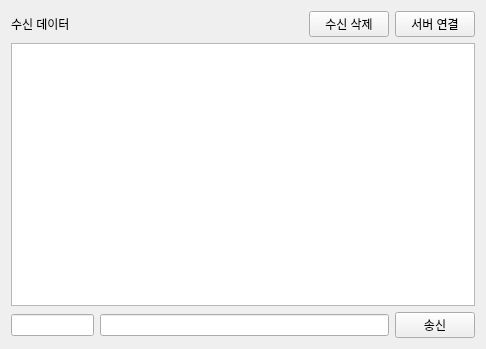
<?xml version="1.0" encoding="UTF-8"?>
<ui version="4.0">
 <class>Tab2SocketClient</class>
 <widget class="QWidget" name="Tab2SocketClient">
  <property name="geometry">
   <rect>
    <x>0</x>
    <y>0</y>
    <width>486</width>
    <height>349</height>
   </rect>
  </property>
  <property name="windowTitle">
   <string>Form</string>
  </property>
  <layout class="QVBoxLayout" name="verticalLayout" stretch="1,8,1">
   <item>
    <layout class="QHBoxLayout" name="horizontalLayout" stretch="8,1,1">
     <item>
      <widget class="QLabel" name="label">
       <property name="text">
        <string>수신 데이터</string>
       </property>
      </widget>
     </item>
     <item>
      <widget class="QPushButton" name="pPBrecvDataClear">
       <property name="text">
        <string>수신 삭제</string>
       </property>
      </widget>
     </item>
     <item>
      <widget class="QPushButton" name="pPBserverConnect">
       <property name="text">
        <string>서버 연결</string>
       </property>
       <property name="checkable">
        <bool>true</bool>
       </property>
      </widget>
     </item>
    </layout>
   </item>
   <item>
    <layout class="QHBoxLayout" name="horizontalLayout_2">
     <item>
      <widget class="QTextEdit" name="pTErecvData"/>
     </item>
    </layout>
   </item>
   <item>
    <layout class="QHBoxLayout" name="horizontalLayout_3" stretch="2,7,1">
     <item>
      <widget class="QLineEdit" name="pLErecvId"/>
     </item>
     <item>
      <widget class="QLineEdit" name="pLEsendData"/>
     </item>
     <item>
      <widget class="QPushButton" name="pPBsendButton">
       <property name="text">
        <string>송신</string>
       </property>
      </widget>
     </item>
    </layout>
   </item>
  </layout>
 </widget>
 <resources/>
 <connections>
  <connection>
   <sender>pLEsendData</sender>
   <signal>returnPressed()</signal>
   <receiver>pPBsendButton</receiver>
   <slot>click()</slot>
   <hints>
    <hint type="sourcelabel">
     <x>338</x>
     <y>327</y>
    </hint>
    <hint type="destinationlabel">
     <x>412</x>
     <y>323</y>
    </hint>
   </hints>
  </connection>
  <connection>
   <sender>pPBrecvDataClear</sender>
   <signal>clicked()</signal>
   <receiver>pTErecvData</receiver>
   <slot>clear()</slot>
   <hints>
    <hint type="sourcelabel">
     <x>349</x>
     <y>28</y>
    </hint>
    <hint type="destinationlabel">
     <x>348</x>
     <y>101</y>
    </hint>
   </hints>
  </connection>
 </connections>
</ui>
